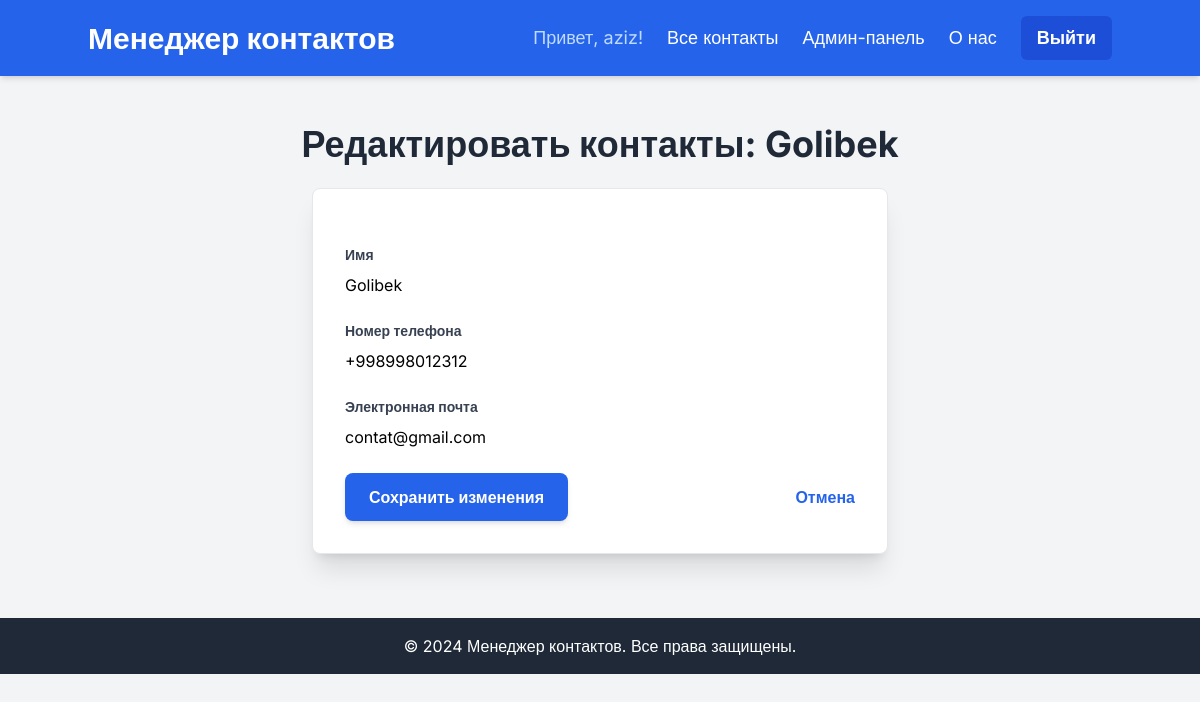
The page /contacts/edit/16/ (signed in) on the database as committed earlier.
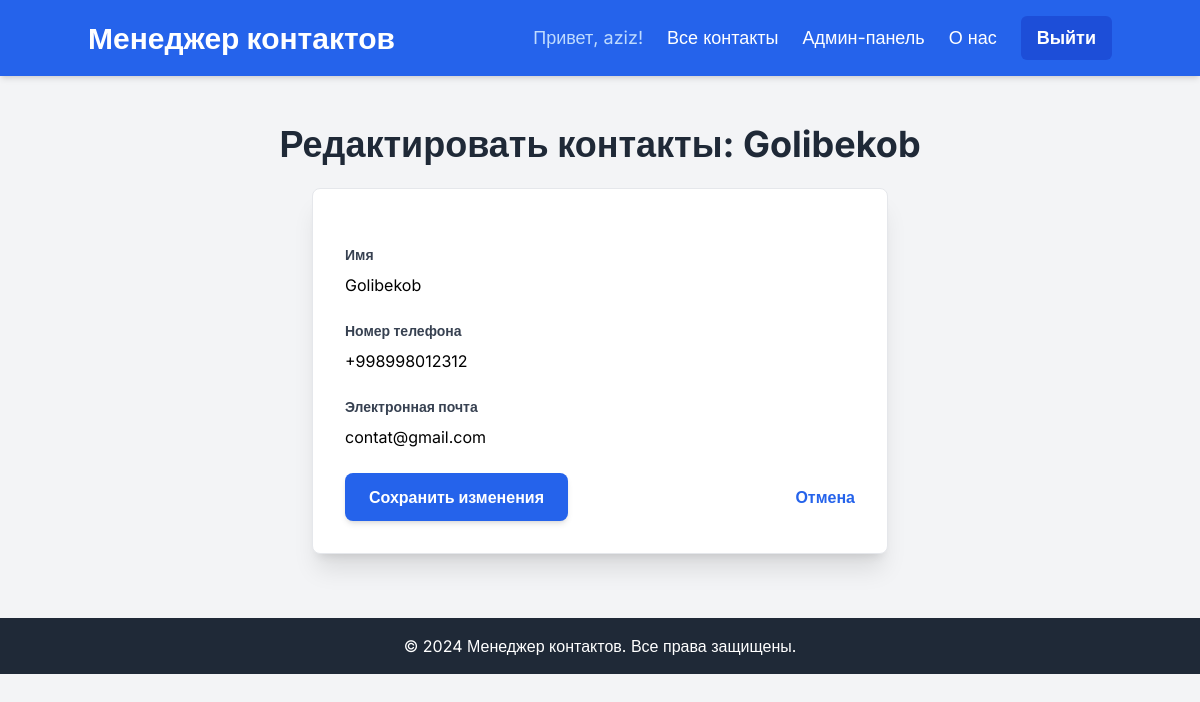
The same page on the database as committed later.
### contacts/models.py (models this page shows, shortened)
class Contact(models.Model):
    name = models.CharField(max_length=100)
    phone_number = models.CharField(max_length=20,unique=True)
    email = models.EmailField(unique=True)
    created_at = models.DateTimeField(auto_now_add=True)
    class Meta:
        ordering = ['name']

### contacts/views.py (the view)
# urls.py: path('edit/<int:pk>/', views.edit_contact, name='edit_contact'), # Resolves to /contacts/edit/PK/
@login_required
def edit_contact(request, pk):
    contact = get_object_or_404(Contact, pk=pk)
    if request.method == "POST":
        form = ContactForm(request.POST, instance=contact)
        if form.is_valid():
            form.save()
            return redirect('/contacts/')
    else:
            form = ContactForm(instance=contact)
    context = {
        "form": form,
        'page_title': f'Редактировать контакты: {contact.name}',
        'submit_button_text': 'Сохранить изменения',
    }
    return render(request,'contacts/edit_contact.html',context)

### contacts/forms.py
class ContactForm(forms.ModelForm):
    class Meta:
        model = Contact
        fields = ['name','phone_number','email']
        labels = {
            'name': "Имя",
            'phone_number': "Номер телефона",
            'email': 'Электронная почта'
        }
        widgets = {
            'name': forms.TextInput(attrs={'placeholder': 'Имя контакта', 'class': 'form-input'}),
            'phone_number': forms.TextInput(attrs={'placeholder': 'XXX-XXX-XXXX', 'class': 'form-input'}),
            'email': forms.EmailInput(attrs={'placeholder': 'contact@example.com', 'class': 'form-input'}),
        }

### templates/contacts/edit_contact.html (shortened to what this page needs)
{% extends 'base.html' %}
{% block page_title_block %}{{ page_title }}{% endblock %}
{% block content %}
    <div class="max-w-xl mx-auto bg-white p-8 rounded-lg shadow-xl border border-gray-200">
        <form method="post" class="space-y-6">
            {% for field in form %}
                <div class="mb-4">
                    <label for="{{ field.id_for_label }}" class="block text-gray-700 text-sm font-bold mb-2">
                        {{ field.label }}
                    </label>
                    {{ field }}
                </div>
            {% endfor %}
            <div class="flex items-center justify-between mt-6">
                <button type="submit" class="bg-blue-600 hover:bg-blue-700 text-white font-bold py-3 px-6 rounded-lg shadow-md transition duration-300 ease-in-out transform hover:scale-105 focus:outline-none focus:ring-2 focus:ring-blue-500 focus:ring-opacity-50">
                    {{ submit_button_text }}
                </button>
                <a href="{% url 'contacts:contact_list' %}" class="inline-block align-baseline font-bold text-blue-600 hover:text-blue-800 transition duration-300">
                    Отмена
                </a>
            </div>
        </form>
    </div>
{% endblock %}

Rows that differ between the two databases and show on the page:
changed Contact "contat@gmail.com": name "Golibek" → "Golibekob"
Other text that changed with them:
{{ page_title }}: "Редактировать контакты: Golibek" → "Редактировать контакты: Golibekob"
